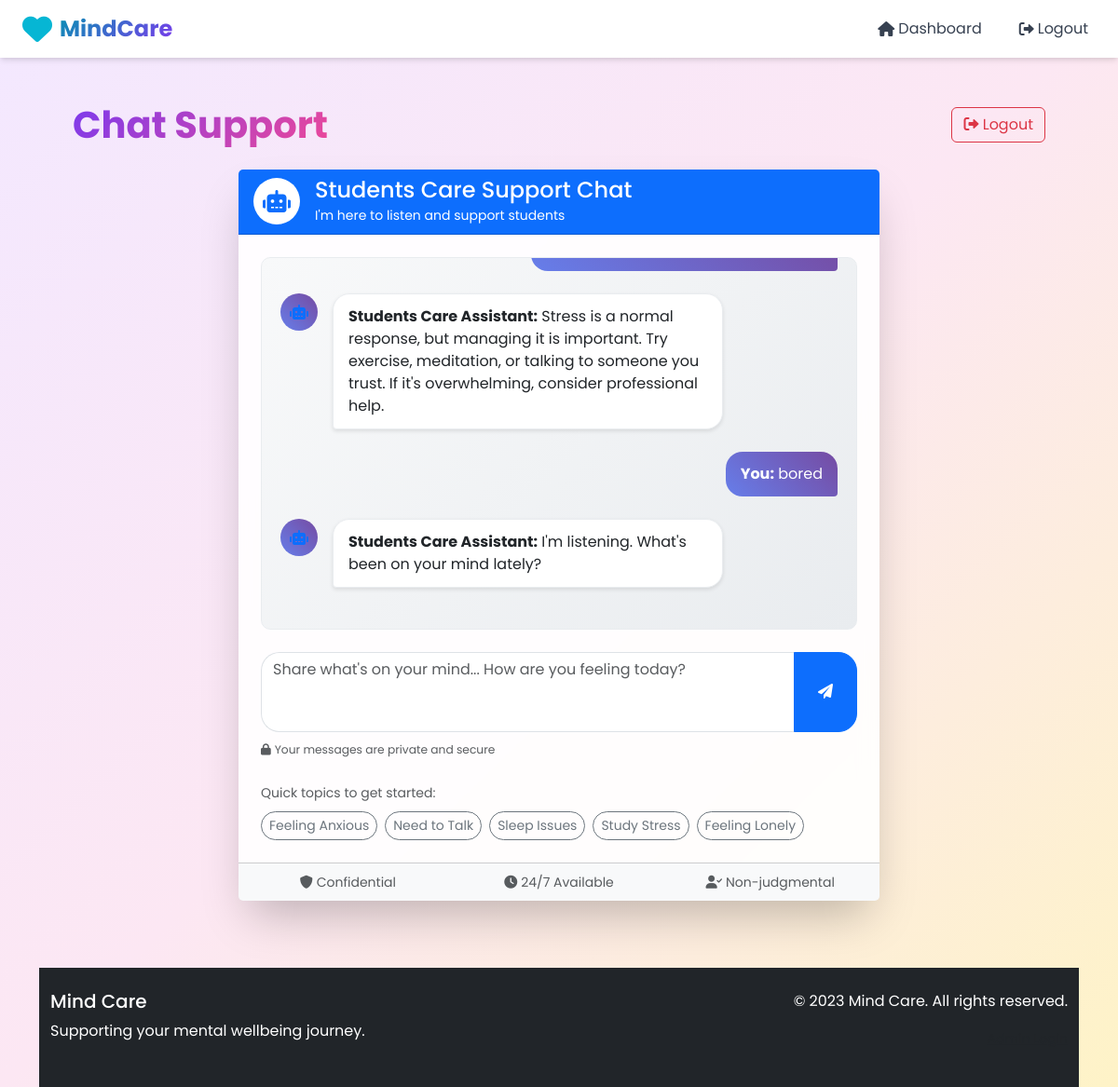
The app's page /chatbot/ (signed in) with its own data.
### mental_health_app/models.py (models this page shows, shortened)
class ChatLog(models.Model):
    user = models.ForeignKey(User, on_delete=models.CASCADE)
    message = models.TextField()
    response = models.TextField()
    timestamp = models.DateTimeField(auto_now_add=True)

### mental_health_app/views.py (the view, shortened to what this page needs)
# urls.py: path('chatbot/', views.chatbot, name='chatbot'),
@login_required
def chatbot(request):
    chat_logs = ChatLog.objects.filter(user=request.user).order_by('timestamp')
    return render(request, 'chatbot.html', {'chat_logs': chat_logs})

### mental_health_app/templates/chatbot.html (shortened to what this page needs)
{% extends 'base.html' %}
{% block content %}
    <div class="min-h-screen bg-gradient-to-br from-purple-50 via-pink-50 to-red-50 p-4">
        <div class="container-fluid">
        <div class="row">
            <div class="col-12 d-flex justify-content-between align-items-center mb-4">
                <h1 class="gradient-title mb-0">Chat Support</h1>
                <a href="{% url 'logout' %}" class="btn btn-outline-danger">
                    <i class="fas fa-sign-out-alt"></i> Logout
                </a>
            </div>
        </div>
        <div class="row justify-content-center">
            <div class="col-lg-8">
                <div class="card">
                <div class="card-header bg-primary text-white">
                    <div class="d-flex align-items-center">
                        <div class="feature-icon bg-white text-primary me-3">
                            <i class="fas fa-robot"></i>
                        </div>
                        <div>
                            <h4 class="mb-0">Students Care Support Chat</h4>
                            <small>I'm here to listen and support students</small>
                        </div>
                    </div>
                </div>
                <div class="card-body p-4">
                    <div id="chatContainer" class="chat-messages mb-4" style="height: 400px; overflow-y: auto; border: 1px solid #e9ecef; border-radius: 10px; padding: 20px; background: linear-gradient(135deg, #f8f9fa 0%, #e9ecef 100%);">
                        {% if chat_logs %}
                        {% for log in chat_logs %}
                        <div class="message user-message mb-3">
                            <div class="d-flex justify-content-end">
                                <div class="message-bubble user-bubble">
                                    <strong>You:</strong> {{ log.message }}
                                </div>
                            </div>
                        </div>
                        <div class="message bot-message mb-3">
                            <div class="d-flex justify-content-start">
                                <div class="bot-avatar me-3">
                                    <i class="fas fa-robot text-primary"></i>
                                </div>
                                <div class="message-bubble bot-bubble">
                        <strong>Students Care Assistant:</strong> {{ log.response }}
                                </div>
                            </div>
                        </div>
                        {% endfor %}
                        {% endif %}
                    </div>
                    <form method="post" id="chatForm">
                        <div class="input-group">
                            <textarea
                                name="message"
                                id="messageInput"
                                class="form-control"
                                rows="3"
                                placeholder="Share what's on your mind... How are you feeling today?"
                                required
                                style="resize: none; border-radius: 20px 0 0 20px; border-right: none;"
                            ></textarea>
                            <button type="submit" class="btn btn-primary" style="border-radius: 0 20px 20px 0; padding: 0 25px;">
                                <i class="fas fa-paper-plane"></i>
                            </button>
                        </div>
                        <div class="form-text text-muted mt-2">
                            <small><i class="fas fa-lock me-1"></i>Your messages are private and secure</small>
                        </div>
                    </form>
                    <div class="mt-4">
                        <p class="text-muted mb-2"><small>Quick topics to get started:</small></p>
                        <div class="d-flex flex-wrap gap-2">
                            <button class="btn btn-outline-secondary btn-sm suggestion-btn" data-message="I'm feeling anxious today">Feeling Anxious</button>
                            <button class="btn btn-outline-secondary btn-sm suggestion-btn" data-message="I need someone to talk to">Need to Talk</button>
                            <button class="btn btn-outline-secondary btn-sm suggestion-btn" data-message="Having trouble sleeping">Sleep Issues</button>
                            <button class="btn btn-outline-secondary btn-sm suggestion-btn" data-message="Feeling stressed about studies">Study Stress</button>
                            <button class="btn btn-outline-secondary btn-sm suggestion-btn" data-message="I'm feeling lonely">Feeling Lonely</button>
                        </div>
                    </div>
                </div>
                <div class="card-footer bg-light">
                    <div class="row text-center">
                        <div class="col-md-4">
                            <small class="text-muted">
                                <i class="fas fa-shield-alt me-1"></i>Confidential
                            </small>
                        </div>
                        <div class="col-md-4">
                            <small class="text-muted">
                                <i class="fas fa-clock me-1"></i>24/7 Available
                            </small>
                        </div>
                        <div class="col-md-4">
                            <small class="text-muted">
                                <i class="fas fa-user-check me-1"></i>Non-judgmental
                            </small>
                        </div>
                    </div>
                </div>
            </div>
        </div>
    </div>
</div>
{% endblock %}

### mental_health_app/templates/base.html (style rules this page uses)
body { background: linear-gradient(to bottom right, #f3e8ff, #fce7f3, #fef3c7); min-height: 100vh; margin: 0; font-family: 'Poppins', sans-serif; }
.card { background: rgba(255, 255, 255, 0.9); backdrop-filter: blur(10px); border-radius: 1rem; box-shadow: 0 25px 50px -12px rgba(0, 0, 0, 0.25); border: none; }
.card-body { padding: 2rem; }
.gradient-title { background: linear-gradient(135deg, #7c3aed, #ec4899); -webkit-background-clip: text; -webkit-text-fill-color: transparent; background-clip: text; font-family: 'Poppins', sans-serif; font-weight: 700; margin-bottom: 1rem; }

### mental_health_app/templates/chatbot.html (style rules this page uses)
body { background: linear-gradient(to bottom right, #f3e8ff, #fce7f3, #fef3c7); min-height: 100vh; margin: 0; font-family: 'Poppins', sans-serif; }
.gradient-title { background: linear-gradient(135deg, #7c3aed, #ec4899); -webkit-background-clip: text; -webkit-text-fill-color: transparent; background-clip: text; font-family: 'Poppins', sans-serif; font-weight: 700; margin-bottom: 1rem; }
.card { background: rgba(255, 255, 255, 0.9); backdrop-filter: blur(10px); border-radius: 1rem; box-shadow: 0 25px 50px -12px rgba(0, 0, 0, 0.25); border: none; }
.card-body { padding: 2rem; }
.chat-messages { scroll-behavior: smooth; }
.message-bubble { max-width: 70%; padding: 12px 16px; border-radius: 18px; margin-bottom: 8px; position: relative; word-wrap: break-word; }
.user-bubble { background: linear-gradient(45deg, #667eea, #764ba2); color: white; border-bottom-right-radius: 4px; }
.bot-bubble { background: white; border: 1px solid #e9ecef; border-bottom-left-radius: 4px; box-shadow: 0 2px 4px rgba(0,0,0,0.1); }
.bot-avatar { width: 40px; height: 40px; background: linear-gradient(45deg, #667eea, #764ba2); border-radius: 50%; display: flex; align-items: center; justify-content: center; color: white; flex-shrink: 0; }
.feature-icon { width: 50px; height: 50px; border-radius: 50%; display: flex; align-items: center; justify-content: center; font-size: 1.5rem; }
.suggestion-btn { border-radius: 20px; transition: all 0.3s ease; }

### records on screen
ChatLog: response "Stress is a normal response, but managing it is important. Try exercise, meditation, or talking to someone you trust. If it's overwhelming, consider professional help."
ChatLog: message "bored", response "I'm listening. What's been on your mind lately?"
